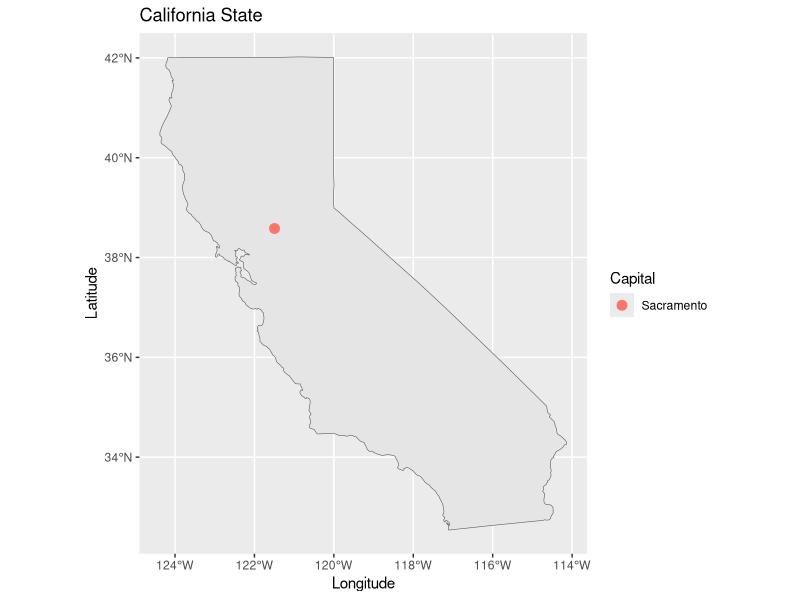

Here is the R script that generated this plot:
## ---- chunk 1
knitr::opts_chunk$set(echo = TRUE)
## ---- chunk 2

library(tidyverse)
library(sf)
library(maps)

USA_map <-  maps::map("state", plot = FALSE, fill = TRUE)

USA_sf <- USA_map %>% 
  st_as_sf(crs = 4326)

CA_sf <- USA_sf %>%
  filter(ID == "california")

CA_capital <- tibble(
  name = c("Sacramento"),
  lat = c(38.5816), 
  lon = c(-121.4944)
)

CA_capital_sf <- CA_capital %>%
  st_as_sf(coords = c("lon", "lat"), crs = 4326)

## ---- chunk 3

ggplot() +
  geom_sf(data = CA_sf) +
  geom_sf(data = CA_capital_sf, aes(col = name), size = 3) +
  labs(title="California State", x= "Longitude", y= "Latitude", color= "Capital")
